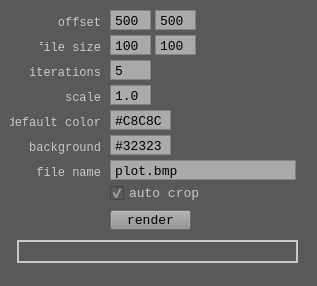
<?xml version="1.0" encoding="UTF-8"?>
<ui version="4.0">
 <class>RenderWidget</class>
 <widget class="QWidget" name="RenderWidget">
  <property name="geometry">
   <rect>
    <x>0</x>
    <y>0</y>
    <width>317</width>
    <height>286</height>
   </rect>
  </property>
  <property name="windowTitle">
   <string>Render</string>
  </property>
  <property name="styleSheet">
   <string notr="true">background-color: rgb(89, 89, 89);</string>
  </property>
  <widget class="QTextEdit" name="offsetXTextBox">
   <property name="geometry">
    <rect>
     <x>110</x>
     <y>10</y>
     <width>41</width>
     <height>20</height>
    </rect>
   </property>
   <property name="font">
    <font>
     <family>Consolas</family>
     <pointsize>10</pointsize>
    </font>
   </property>
   <property name="styleSheet">
    <string notr="true">background-color: rgb(170, 170, 170);</string>
   </property>
   <property name="verticalScrollBarPolicy">
    <enum>Qt::ScrollBarAlwaysOff</enum>
   </property>
   <property name="horizontalScrollBarPolicy">
    <enum>Qt::ScrollBarAlwaysOff</enum>
   </property>
   <property name="html">
    <string>&lt;!DOCTYPE HTML PUBLIC &quot;-//W3C//DTD HTML 4.0//EN&quot; &quot;http://www.w3.org/TR/REC-html40/strict.dtd&quot;&gt;
&lt;html&gt;&lt;head&gt;&lt;meta name=&quot;qrichtext&quot; content=&quot;1&quot; /&gt;&lt;style type=&quot;text/css&quot;&gt;
p, li { white-space: pre-wrap; }
&lt;/style&gt;&lt;/head&gt;&lt;body style=&quot; font-family:'Consolas'; font-size:10pt; font-weight:400; font-style:normal;&quot;&gt;
&lt;p style=&quot; margin-top:0px; margin-bottom:0px; margin-left:0px; margin-right:0px; -qt-block-indent:0; text-indent:0px;&quot;&gt;500&lt;/p&gt;&lt;/body&gt;&lt;/html&gt;</string>
   </property>
  </widget>
  <widget class="QTextEdit" name="iterationsTextBox">
   <property name="geometry">
    <rect>
     <x>110</x>
     <y>60</y>
     <width>41</width>
     <height>20</height>
    </rect>
   </property>
   <property name="font">
    <font>
     <family>Consolas</family>
     <pointsize>10</pointsize>
    </font>
   </property>
   <property name="styleSheet">
    <string notr="true">background-color: rgb(170, 170, 170);</string>
   </property>
   <property name="verticalScrollBarPolicy">
    <enum>Qt::ScrollBarAlwaysOff</enum>
   </property>
   <property name="horizontalScrollBarPolicy">
    <enum>Qt::ScrollBarAlwaysOff</enum>
   </property>
   <property name="html">
    <string>&lt;!DOCTYPE HTML PUBLIC &quot;-//W3C//DTD HTML 4.0//EN&quot; &quot;http://www.w3.org/TR/REC-html40/strict.dtd&quot;&gt;
&lt;html&gt;&lt;head&gt;&lt;meta name=&quot;qrichtext&quot; content=&quot;1&quot; /&gt;&lt;style type=&quot;text/css&quot;&gt;
p, li { white-space: pre-wrap; }
&lt;/style&gt;&lt;/head&gt;&lt;body style=&quot; font-family:'Consolas'; font-size:10pt; font-weight:400; font-style:normal;&quot;&gt;
&lt;p style=&quot; margin-top:0px; margin-bottom:0px; margin-left:0px; margin-right:0px; -qt-block-indent:0; text-indent:0px;&quot;&gt;5&lt;/p&gt;&lt;/body&gt;&lt;/html&gt;</string>
   </property>
  </widget>
  <widget class="QTextEdit" name="scaleTextBox">
   <property name="geometry">
    <rect>
     <x>110</x>
     <y>85</y>
     <width>41</width>
     <height>20</height>
    </rect>
   </property>
   <property name="font">
    <font>
     <family>Consolas</family>
     <pointsize>10</pointsize>
    </font>
   </property>
   <property name="styleSheet">
    <string notr="true">background-color: rgb(170, 170, 170);</string>
   </property>
   <property name="verticalScrollBarPolicy">
    <enum>Qt::ScrollBarAlwaysOff</enum>
   </property>
   <property name="horizontalScrollBarPolicy">
    <enum>Qt::ScrollBarAlwaysOff</enum>
   </property>
   <property name="html">
    <string>&lt;!DOCTYPE HTML PUBLIC &quot;-//W3C//DTD HTML 4.0//EN&quot; &quot;http://www.w3.org/TR/REC-html40/strict.dtd&quot;&gt;
&lt;html&gt;&lt;head&gt;&lt;meta name=&quot;qrichtext&quot; content=&quot;1&quot; /&gt;&lt;style type=&quot;text/css&quot;&gt;
p, li { white-space: pre-wrap; }
&lt;/style&gt;&lt;/head&gt;&lt;body style=&quot; font-family:'Consolas'; font-size:10pt; font-weight:400; font-style:normal;&quot;&gt;
&lt;p style=&quot; margin-top:0px; margin-bottom:0px; margin-left:0px; margin-right:0px; -qt-block-indent:0; text-indent:0px;&quot;&gt;1.0&lt;/p&gt;&lt;/body&gt;&lt;/html&gt;</string>
   </property>
  </widget>
  <widget class="QLabel" name="offsetLabel">
   <property name="geometry">
    <rect>
     <x>40</x>
     <y>15</y>
     <width>61</width>
     <height>15</height>
    </rect>
   </property>
   <property name="font">
    <font>
     <family>Consolas</family>
     <pointsize>9</pointsize>
    </font>
   </property>
   <property name="styleSheet">
    <string notr="true">color: rgb(200,200,200);</string>
   </property>
   <property name="text">
    <string>offset</string>
   </property>
   <property name="alignment">
    <set>Qt::AlignRight|Qt::AlignTrailing|Qt::AlignVCenter</set>
   </property>
  </widget>
  <widget class="QLabel" name="iterationsLabel">
   <property name="geometry">
    <rect>
     <x>15</x>
     <y>65</y>
     <width>86</width>
     <height>16</height>
    </rect>
   </property>
   <property name="font">
    <font>
     <family>Consolas</family>
     <pointsize>9</pointsize>
    </font>
   </property>
   <property name="styleSheet">
    <string notr="true">color: rgb(200,200,200);</string>
   </property>
   <property name="text">
    <string>iterations</string>
   </property>
   <property name="alignment">
    <set>Qt::AlignRight|Qt::AlignTrailing|Qt::AlignVCenter</set>
   </property>
  </widget>
  <widget class="QLabel" name="backgroundLabel">
   <property name="geometry">
    <rect>
     <x>25</x>
     <y>140</y>
     <width>76</width>
     <height>16</height>
    </rect>
   </property>
   <property name="font">
    <font>
     <family>Consolas</family>
     <pointsize>9</pointsize>
    </font>
   </property>
   <property name="styleSheet">
    <string notr="true">color: rgb(200,200,200);</string>
   </property>
   <property name="text">
    <string>background</string>
   </property>
   <property name="alignment">
    <set>Qt::AlignRight|Qt::AlignTrailing|Qt::AlignVCenter</set>
   </property>
  </widget>
  <widget class="QLabel" name="scaleLabel">
   <property name="geometry">
    <rect>
     <x>15</x>
     <y>90</y>
     <width>86</width>
     <height>16</height>
    </rect>
   </property>
   <property name="font">
    <font>
     <family>Consolas</family>
     <pointsize>9</pointsize>
    </font>
   </property>
   <property name="styleSheet">
    <string notr="true">color: rgb(200,200,200);</string>
   </property>
   <property name="text">
    <string>scale</string>
   </property>
   <property name="alignment">
    <set>Qt::AlignRight|Qt::AlignTrailing|Qt::AlignVCenter</set>
   </property>
  </widget>
  <widget class="QLabel" name="fileSizeLabel">
   <property name="geometry">
    <rect>
     <x>40</x>
     <y>40</y>
     <width>61</width>
     <height>15</height>
    </rect>
   </property>
   <property name="font">
    <font>
     <family>Consolas</family>
     <pointsize>9</pointsize>
    </font>
   </property>
   <property name="styleSheet">
    <string notr="true">color: rgb(200,200,200);</string>
   </property>
   <property name="text">
    <string>file size</string>
   </property>
   <property name="alignment">
    <set>Qt::AlignRight|Qt::AlignTrailing|Qt::AlignVCenter</set>
   </property>
  </widget>
  <widget class="QTextEdit" name="offsetYTextBox">
   <property name="geometry">
    <rect>
     <x>155</x>
     <y>10</y>
     <width>41</width>
     <height>20</height>
    </rect>
   </property>
   <property name="font">
    <font>
     <family>Consolas</family>
     <pointsize>10</pointsize>
    </font>
   </property>
   <property name="styleSheet">
    <string notr="true">background-color: rgb(170, 170, 170);</string>
   </property>
   <property name="verticalScrollBarPolicy">
    <enum>Qt::ScrollBarAlwaysOff</enum>
   </property>
   <property name="horizontalScrollBarPolicy">
    <enum>Qt::ScrollBarAlwaysOff</enum>
   </property>
   <property name="html">
    <string>&lt;!DOCTYPE HTML PUBLIC &quot;-//W3C//DTD HTML 4.0//EN&quot; &quot;http://www.w3.org/TR/REC-html40/strict.dtd&quot;&gt;
&lt;html&gt;&lt;head&gt;&lt;meta name=&quot;qrichtext&quot; content=&quot;1&quot; /&gt;&lt;style type=&quot;text/css&quot;&gt;
p, li { white-space: pre-wrap; }
&lt;/style&gt;&lt;/head&gt;&lt;body style=&quot; font-family:'Consolas'; font-size:10pt; font-weight:400; font-style:normal;&quot;&gt;
&lt;p style=&quot; margin-top:0px; margin-bottom:0px; margin-left:0px; margin-right:0px; -qt-block-indent:0; text-indent:0px;&quot;&gt;500&lt;/p&gt;&lt;/body&gt;&lt;/html&gt;</string>
   </property>
  </widget>
  <widget class="QTextEdit" name="fileSizeXTextBox">
   <property name="geometry">
    <rect>
     <x>110</x>
     <y>35</y>
     <width>41</width>
     <height>20</height>
    </rect>
   </property>
   <property name="font">
    <font>
     <family>Consolas</family>
     <pointsize>10</pointsize>
    </font>
   </property>
   <property name="styleSheet">
    <string notr="true">background-color: rgb(170, 170, 170);</string>
   </property>
   <property name="verticalScrollBarPolicy">
    <enum>Qt::ScrollBarAlwaysOff</enum>
   </property>
   <property name="horizontalScrollBarPolicy">
    <enum>Qt::ScrollBarAlwaysOff</enum>
   </property>
   <property name="html">
    <string>&lt;!DOCTYPE HTML PUBLIC &quot;-//W3C//DTD HTML 4.0//EN&quot; &quot;http://www.w3.org/TR/REC-html40/strict.dtd&quot;&gt;
&lt;html&gt;&lt;head&gt;&lt;meta name=&quot;qrichtext&quot; content=&quot;1&quot; /&gt;&lt;style type=&quot;text/css&quot;&gt;
p, li { white-space: pre-wrap; }
&lt;/style&gt;&lt;/head&gt;&lt;body style=&quot; font-family:'Consolas'; font-size:10pt; font-weight:400; font-style:normal;&quot;&gt;
&lt;p style=&quot; margin-top:0px; margin-bottom:0px; margin-left:0px; margin-right:0px; -qt-block-indent:0; text-indent:0px;&quot;&gt;1000&lt;/p&gt;&lt;/body&gt;&lt;/html&gt;</string>
   </property>
  </widget>
  <widget class="QTextEdit" name="fileSizeYTextBox">
   <property name="geometry">
    <rect>
     <x>155</x>
     <y>35</y>
     <width>41</width>
     <height>20</height>
    </rect>
   </property>
   <property name="font">
    <font>
     <family>Consolas</family>
     <pointsize>10</pointsize>
    </font>
   </property>
   <property name="styleSheet">
    <string notr="true">background-color: rgb(170, 170, 170);</string>
   </property>
   <property name="verticalScrollBarPolicy">
    <enum>Qt::ScrollBarAlwaysOff</enum>
   </property>
   <property name="horizontalScrollBarPolicy">
    <enum>Qt::ScrollBarAlwaysOff</enum>
   </property>
   <property name="html">
    <string>&lt;!DOCTYPE HTML PUBLIC &quot;-//W3C//DTD HTML 4.0//EN&quot; &quot;http://www.w3.org/TR/REC-html40/strict.dtd&quot;&gt;
&lt;html&gt;&lt;head&gt;&lt;meta name=&quot;qrichtext&quot; content=&quot;1&quot; /&gt;&lt;style type=&quot;text/css&quot;&gt;
p, li { white-space: pre-wrap; }
&lt;/style&gt;&lt;/head&gt;&lt;body style=&quot; font-family:'Consolas'; font-size:10pt; font-weight:400; font-style:normal;&quot;&gt;
&lt;p style=&quot; margin-top:0px; margin-bottom:0px; margin-left:0px; margin-right:0px; -qt-block-indent:0; text-indent:0px;&quot;&gt;1000&lt;/p&gt;&lt;/body&gt;&lt;/html&gt;</string>
   </property>
  </widget>
  <widget class="QTextEdit" name="fileNameTextBox">
   <property name="geometry">
    <rect>
     <x>110</x>
     <y>160</y>
     <width>186</width>
     <height>20</height>
    </rect>
   </property>
   <property name="font">
    <font>
     <family>Consolas</family>
     <pointsize>10</pointsize>
    </font>
   </property>
   <property name="styleSheet">
    <string notr="true">background-color: rgb(170, 170, 170);</string>
   </property>
   <property name="verticalScrollBarPolicy">
    <enum>Qt::ScrollBarAlwaysOff</enum>
   </property>
   <property name="html">
    <string>&lt;!DOCTYPE HTML PUBLIC &quot;-//W3C//DTD HTML 4.0//EN&quot; &quot;http://www.w3.org/TR/REC-html40/strict.dtd&quot;&gt;
&lt;html&gt;&lt;head&gt;&lt;meta name=&quot;qrichtext&quot; content=&quot;1&quot; /&gt;&lt;style type=&quot;text/css&quot;&gt;
p, li { white-space: pre-wrap; }
&lt;/style&gt;&lt;/head&gt;&lt;body style=&quot; font-family:'Consolas'; font-size:10pt; font-weight:400; font-style:normal;&quot;&gt;
&lt;p style=&quot; margin-top:0px; margin-bottom:0px; margin-left:0px; margin-right:0px; -qt-block-indent:0; text-indent:0px;&quot;&gt;plot.bmp&lt;/p&gt;&lt;/body&gt;&lt;/html&gt;</string>
   </property>
  </widget>
  <widget class="QTextEdit" name="backgroundTextBox">
   <property name="geometry">
    <rect>
     <x>110</x>
     <y>135</y>
     <width>61</width>
     <height>20</height>
    </rect>
   </property>
   <property name="font">
    <font>
     <family>Consolas</family>
     <pointsize>10</pointsize>
    </font>
   </property>
   <property name="styleSheet">
    <string notr="true">background-color: rgb(170, 170, 170);</string>
   </property>
   <property name="verticalScrollBarPolicy">
    <enum>Qt::ScrollBarAlwaysOff</enum>
   </property>
   <property name="horizontalScrollBarPolicy">
    <enum>Qt::ScrollBarAlwaysOff</enum>
   </property>
   <property name="html">
    <string>&lt;!DOCTYPE HTML PUBLIC &quot;-//W3C//DTD HTML 4.0//EN&quot; &quot;http://www.w3.org/TR/REC-html40/strict.dtd&quot;&gt;
&lt;html&gt;&lt;head&gt;&lt;meta name=&quot;qrichtext&quot; content=&quot;1&quot; /&gt;&lt;style type=&quot;text/css&quot;&gt;
p, li { white-space: pre-wrap; }
&lt;/style&gt;&lt;/head&gt;&lt;body style=&quot; font-family:'Consolas'; font-size:10pt; font-weight:400; font-style:normal;&quot;&gt;
&lt;p style=&quot; margin-top:0px; margin-bottom:0px; margin-left:0px; margin-right:0px; -qt-block-indent:0; text-indent:0px;&quot;&gt;#323232&lt;/p&gt;&lt;/body&gt;&lt;/html&gt;</string>
   </property>
  </widget>
  <widget class="QLabel" name="fileNameLabel">
   <property name="geometry">
    <rect>
     <x>25</x>
     <y>165</y>
     <width>76</width>
     <height>16</height>
    </rect>
   </property>
   <property name="font">
    <font>
     <family>Consolas</family>
     <pointsize>9</pointsize>
    </font>
   </property>
   <property name="styleSheet">
    <string notr="true">color: rgb(200,200,200);</string>
   </property>
   <property name="text">
    <string>file name</string>
   </property>
   <property name="alignment">
    <set>Qt::AlignRight|Qt::AlignTrailing|Qt::AlignVCenter</set>
   </property>
  </widget>
  <widget class="QCheckBox" name="autoCropCheckBox">
   <property name="geometry">
    <rect>
     <x>110</x>
     <y>185</y>
     <width>91</width>
     <height>17</height>
    </rect>
   </property>
   <property name="font">
    <font>
     <family>Consolas</family>
     <pointsize>10</pointsize>
    </font>
   </property>
   <property name="styleSheet">
    <string notr="true">color: rgb(200,200,200);</string>
   </property>
   <property name="text">
    <string>auto crop</string>
   </property>
   <property name="checked">
    <bool>true</bool>
   </property>
  </widget>
  <widget class="QPushButton" name="renderButton">
   <property name="geometry">
    <rect>
     <x>110</x>
     <y>210</y>
     <width>81</width>
     <height>20</height>
    </rect>
   </property>
   <property name="font">
    <font>
     <family>Consolas</family>
     <pointsize>10</pointsize>
    </font>
   </property>
   <property name="styleSheet">
    <string notr="true">background-color: rgb(145, 145, 145);</string>
   </property>
   <property name="text">
    <string>render</string>
   </property>
   <property name="flat">
    <bool>false</bool>
   </property>
  </widget>
  <widget class="QProgressBar" name="renderProgressBar">
   <property name="geometry">
    <rect>
     <x>17</x>
     <y>240</y>
     <width>281</width>
     <height>23</height>
    </rect>
   </property>
   <property name="styleSheet">
    <string notr="true">QProgressBar {
    border: 2px solid rgb(200,200,200);
}

QProgressBar::chunk {
    background-color: #05B8CC;
    width: 20px;
	font: consolas;
	font-size: 100px;
}</string>
   </property>
   <property name="value">
    <number>0</number>
   </property>
   <property name="alignment">
    <set>Qt::AlignLeading|Qt::AlignLeft|Qt::AlignVCenter</set>
   </property>
   <property name="textVisible">
    <bool>false</bool>
   </property>
   <property name="format">
    <string>%p%</string>
   </property>
  </widget>
  <widget class="QTextEdit" name="defaultColorTextBox">
   <property name="geometry">
    <rect>
     <x>110</x>
     <y>110</y>
     <width>61</width>
     <height>20</height>
    </rect>
   </property>
   <property name="font">
    <font>
     <family>Consolas</family>
     <pointsize>10</pointsize>
    </font>
   </property>
   <property name="styleSheet">
    <string notr="true">background-color: rgb(170, 170, 170);</string>
   </property>
   <property name="verticalScrollBarPolicy">
    <enum>Qt::ScrollBarAlwaysOff</enum>
   </property>
   <property name="horizontalScrollBarPolicy">
    <enum>Qt::ScrollBarAlwaysOff</enum>
   </property>
   <property name="html">
    <string>&lt;!DOCTYPE HTML PUBLIC &quot;-//W3C//DTD HTML 4.0//EN&quot; &quot;http://www.w3.org/TR/REC-html40/strict.dtd&quot;&gt;
&lt;html&gt;&lt;head&gt;&lt;meta name=&quot;qrichtext&quot; content=&quot;1&quot; /&gt;&lt;style type=&quot;text/css&quot;&gt;
p, li { white-space: pre-wrap; }
&lt;/style&gt;&lt;/head&gt;&lt;body style=&quot; font-family:'Consolas'; font-size:10pt; font-weight:400; font-style:normal;&quot;&gt;
&lt;p style=&quot; margin-top:0px; margin-bottom:0px; margin-left:0px; margin-right:0px; -qt-block-indent:0; text-indent:0px;&quot;&gt;#C8C8C8&lt;/p&gt;&lt;/body&gt;&lt;/html&gt;</string>
   </property>
  </widget>
  <widget class="QLabel" name="defaultColorLabel">
   <property name="geometry">
    <rect>
     <x>10</x>
     <y>115</y>
     <width>91</width>
     <height>16</height>
    </rect>
   </property>
   <property name="font">
    <font>
     <family>Consolas</family>
     <pointsize>9</pointsize>
    </font>
   </property>
   <property name="styleSheet">
    <string notr="true">color: rgb(200,200,200);</string>
   </property>
   <property name="text">
    <string>default color</string>
   </property>
   <property name="alignment">
    <set>Qt::AlignRight|Qt::AlignTrailing|Qt::AlignVCenter</set>
   </property>
  </widget>
 </widget>
 <resources/>
 <connections/>
</ui>
